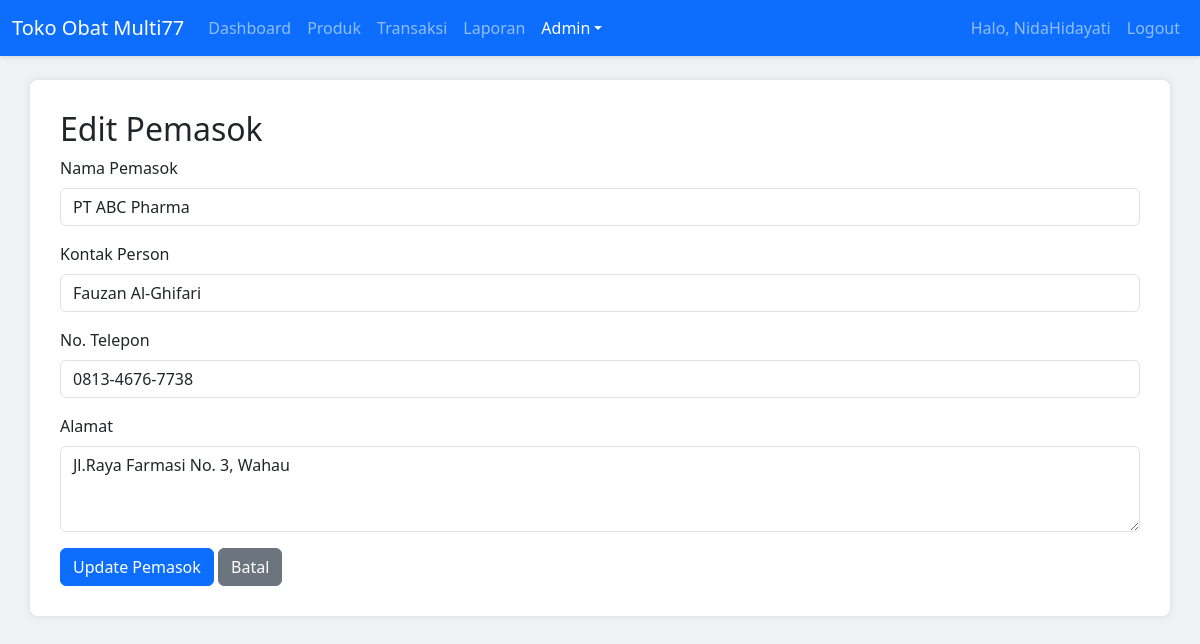
Screenshot of /edit_supplier.php?id=1 (signed in) with the database file from the repository.
### tables this page shows
CREATE TABLE `suppliers` (
  `supplier_id` int(11) NOT NULL,
  `supplier_name` varchar(200) NOT NULL,
  `contact_person` varchar(100) DEFAULT NULL,
  `phone_number` varchar(20) DEFAULT NULL,
  `email` varchar(100) DEFAULT NULL,
  `address` text DEFAULT NULL,
  `created_at` timestamp NOT NULL DEFAULT current_timestamp(),
  `updated_at` timestamp NOT NULL DEFAULT current_timestamp() ON UPDATE current_timestamp()
);

### edit_supplier.php (the view, shortened to what this page needs)
<?php
require_once 'config/database.php';
$supplier_name = '';
$contact_person = '';
$phone_number = '';
$address = '';
if (isset($_GET['id'])) {
    $supplier_id = $conn->real_escape_string($_GET['id']);
    $sql = "SELECT * FROM suppliers WHERE supplier_id = '$supplier_id'";
    $result = $conn->query($sql);
    if ($result->num_rows > 0) {
        $row = $result->fetch_assoc();
        $supplier_name = $row['supplier_name'];
        $contact_person = $row['contact_person'];
        $phone_number = $row['phone_number'];
        $address = $row['address'];
    } else {
        $_SESSION['message'] = "Pemasok tidak ditemukan.";
        $_SESSION['message_type'] = "danger";
        header("Location: suppliers.php");
        exit();
    }
}
?>
<!DOCTYPE html>
<html lang="en">
<head>
    <link href="https://cdn.jsdelivr.net/npm/bootstrap@5.3.3/dist/css/bootstrap.min.css" rel="stylesheet">
</head>
<body>
    <nav class="navbar navbar-expand-lg navbar-dark bg-primary">
        <div class="container-fluid">
            <a class="navbar-brand" href="dashboard.php">Toko Obat Multi77</a>
            <div class="collapse navbar-collapse" id="navbarNav">
                <ul class="navbar-nav me-auto mb-2 mb-lg-0">
                    <li class="nav-item"><a class="nav-link" href="dashboard.php">Dashboard</a></li>
                    <li class="nav-item"><a class="nav-link" href="products.php">Produk</a></li>
                    <li class="nav-item"><a class="nav-link" href="transactions.php">Transaksi</a></li>
                    <li class="nav-item"><a class="nav-link" href="reports.php">Laporan</a></li>
                    <?php if (isset($_SESSION['role_id']) && $_SESSION['role_id'] == 1): ?>
                    <li class="nav-item dropdown">
                        <a class="nav-link dropdown-toggle active" aria-current="page" href="#" id="navbarDropdown" role="button" data-bs-toggle="dropdown" aria-expanded="false">Admin</a>
                    </li>
                    <?php endif; ?>
                </ul>
                <ul class="navbar-nav">
                    <li class="nav-item"><a class="nav-link" href="#">Halo, <?php echo htmlspecialchars($_SESSION['username']); ?></a></li>
                    <li class="nav-item"><a class="nav-link" href="logout.php">Logout</a></li>
                </ul>
            </div>
        </div>
    </nav>
    <div class="container mt-4">
        <h2>Edit Pemasok</h2>
        <form action="" method="post">
            <div class="mb-3">
                <label for="supplier_name" class="form-label">Nama Pemasok</label>
                <input type="text" class="form-control" id="supplier_name" name="supplier_name" value="<?php echo htmlspecialchars($supplier_name); ?>" required>
            </div>
            <div class="mb-3">
                <label for="contact_person" class="form-label">Kontak Person</label>
                <input type="text" class="form-control" id="contact_person" name="contact_person" value="<?php echo htmlspecialchars($contact_person); ?>">
            </div>
            <div class="mb-3">
                <label for="phone_number" class="form-label">No. Telepon</label>
                <input type="text" class="form-control" id="phone_number" name="phone_number" value="<?php echo htmlspecialchars($phone_number); ?>">
            </div>
            <div class="mb-3">
                <label for="address" class="form-label">Alamat</label>
                <textarea class="form-control" id="address" name="address" rows="3"><?php echo htmlspecialchars($address); ?></textarea>
            </div>
            <button type="submit" class="btn btn-primary">Update Pemasok</button>
            <a href="suppliers.php" class="btn btn-secondary">Batal</a>
        </form>
    </div>
</body>
</html>

### edit_supplier.php (style rules this page uses)
body { background-color: #f0f2f5; }
.navbar { box-shadow: 0 2px 4px rgba(0,0,0,.1); }
.container { background-color: #fff; padding: 30px; border-radius: 8px; box-shadow: 0 0 10px rgba(0,0,0,0.1); }

### rows the page displays
suppliers: supplier_name "PT ABC Pharma", contact_person "Fauzan Al-Ghifari", phone_number "0813-4676-7738", address "Jl.Raya Farmasi No. 3, Wahau"

### other values shown
$_SESSION['username'] "NidaHidayati"
